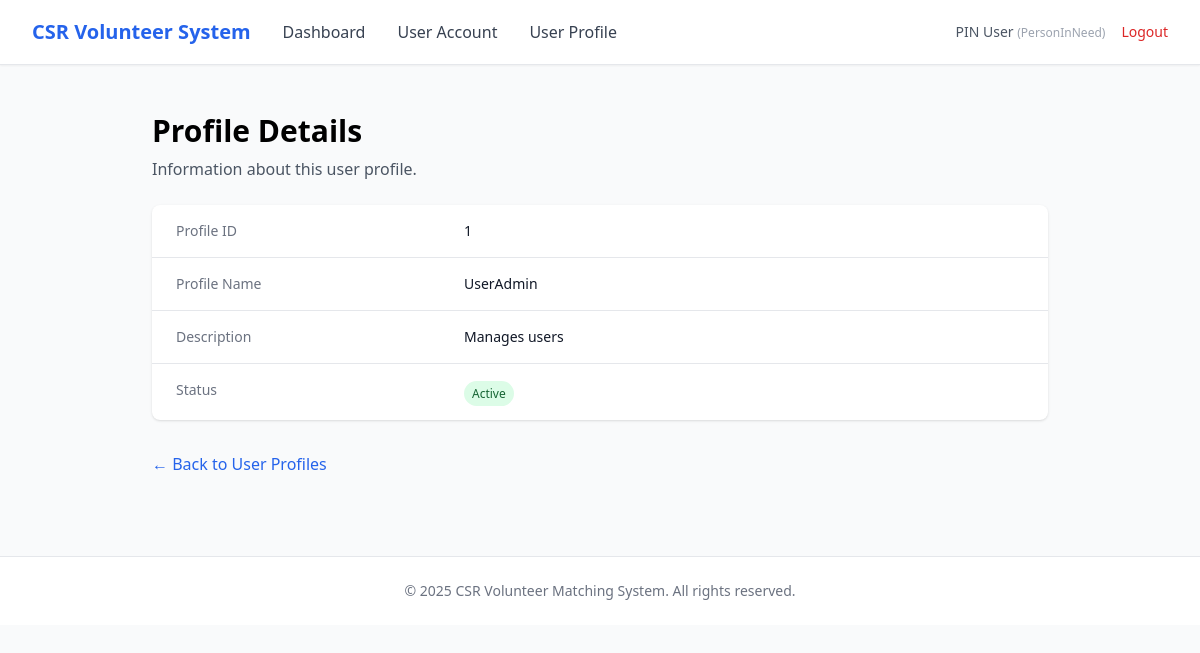
Page /admin/profiles/1 (signed in) on the committed database.
### app/entity/user_account.py (models this page shows, shortened)
class UserAccount(UserMixin, db.Model):
    __tablename__ = "user_accounts"
    userID = db.Column(db.Integer, primary_key=True, autoincrement=True)  # explicit auto increment
    name = db.Column(db.String(100), nullable=False)
    email = db.Column(db.String(120), nullable=False, unique=True, index=True)
    _password = db.Column("password", db.String(255), nullable=False)
    age = db.Column(db.Integer)
    phoneNumber = db.Column(db.String(20))
    isActive = db.Column(db.Boolean, default=True)
    profileID = db.Column(db.Integer, db.ForeignKey("user_profiles.profileID"), nullable=False)
    profile = db.relationship("UserProfile", back_populates="users", lazy=True)
    @property
    def password(self):
        raise AttributeError("Password is write-only.")
    @password.setter
    def password(self, raw):
        self._password = generate_password_hash(raw)

### app/entity/user_profile.py (models this page shows)
class UserProfile(db.Model):
    __tablename__ = "user_profiles"
    profileID   = db.Column(db.Integer, primary_key=True, autoincrement=True)  # explicit auto increment
    profileName = db.Column(db.String(50), nullable=False, unique=True)
    description = db.Column(db.String(255))
    isActive    = db.Column(db.Boolean, default=True)
    users = db.relationship("UserAccount", back_populates="profile", lazy=True)

### app/boundary/routes.py (the view)
@boundary_bp.route("/admin/profiles/<int:profile_id>")
@login_required
def admin_view_profile(profile_id):
    profile = UserAdminViewUserProfileController().viewUserProfile(profile_id)
    if not profile:
        flash("Profile not found.", "danger")
        return redirect(url_for("boundary.admin_profiles"))
    return render_template("admin/view_profile.html", profile=profile)

### app/control/useradmin_viewUserProfile_controller.py (called while the page is built)
    def viewUserProfile(self, profile_id:int):
        return UserProfile.query.get(profile_id)

### app/entity/user_account.py (called while the page is built)
@login_manager.user_loader
def load_user(user_id):
    return UserAccount.query.get(int(user_id))

### app/templates/admin/view_profile.html (shortened to what this page needs)
{% extends "base.html" %}
{% block nav_links %}
<a href="{{ url_for('boundary.admin_dashboard') }}" class="text-gray-700 hover:text-primary">Dashboard</a>
<a href="{{ url_for('boundary.admin_users') }}" class="text-gray-700 hover:text-primary">User Account</a>
<a href="{{ url_for('boundary.admin_profiles') }}" class="text-gray-700 hover:text-primary">User Profile</a>
{% endblock %}
{% block content %}
<div class="max-w-4xl mx-auto">
  <h1 class="text-3xl font-bold mt-4 mb-2">Profile Details</h1>
  <p class="text-gray-600 mb-6">Information about this user profile.</p>
  <div class="bg-white shadow rounded-lg divide-y">
    <dl class="sm:divide-y sm:divide-gray-200">
      <div class="px-6 py-4 grid grid-cols-3 gap-4">
        <dt class="text-sm font-medium text-gray-500">Profile ID</dt>
        <dd class="col-span-2 text-sm text-gray-900">{{ profile.profileID }}</dd>
      </div>
      <div class="px-6 py-4 grid grid-cols-3 gap-4">
        <dt class="text-sm font-medium text-gray-500">Profile Name</dt>
        <dd class="col-span-2 text-sm text-gray-900">{{ profile.profileName }}</dd>
      </div>
      <div class="px-6 py-4 grid grid-cols-3 gap-4">
        <dt class="text-sm font-medium text-gray-500">Description</dt>
        <dd class="col-span-2 text-sm text-gray-900">{{ profile.description }}</dd>
      </div>
      <div class="px-6 py-4 grid grid-cols-3 gap-4">
        <dt class="text-sm font-medium text-gray-500">Status</dt>
        <dd class="col-span-2">
          {% if profile.isActive %}
            <span class="px-2 py-1 text-xs font-medium rounded-full bg-green-100 text-green-800">Active</span>
          {% else %}
            <span class="px-2 py-1 text-xs font-medium rounded-full bg-red-100 text-red-800">Suspended</span>
          {% endif %}
        </dd>
      </div>
    </dl>
  </div>
  <div class="mt-8">
    <a href="{{ url_for('boundary.admin_profiles') }}" class="text-primary hover:text-blue-700">
      &larr; Back to User Profiles
    </a>
  </div>
</div>
{% endblock %}

### app/templates/base.html (shortened to what this page needs)
<!DOCTYPE html>
<html lang="en">
<head>
    <script src="https://cdn.tailwindcss.com"></script>
</head>
<body class="bg-gray-50 min-h-screen">
    {% if current_user.is_authenticated %}
    <nav class="bg-white shadow-sm border-b border-gray-200">
        <div class="max-w-7xl mx-auto px-4 sm:px-6 lg:px-8">
            <div class="flex justify-between items-center h-16">
                <div class="flex items-center gap-8">
                    <a href="{{ url_for('boundary.login') }}" class="text-xl font-bold text-primary">
                        CSR Volunteer System
                    </a>
                    {% block nav_links %}{% endblock %}
                </div>
                <div class="flex items-center gap-4">
                    <span class="text-sm text-gray-600">
                        {{ current_user.name }}
                        <span class="text-xs text-gray-400">({{ current_user.profile.profileName }})</span>
                    </span>
                    <a href="{{ url_for('boundary.logout') }}" class="text-sm text-red-600 hover:text-red-700">
                        Logout
                    </a>
                </div>
            </div>
        </div>
    </nav>
    {% endif %}
    <main class="max-w-7xl mx-auto px-4 sm:px-6 lg:px-8 py-8">
        {% block content %}{% endblock %}
    </main>
    <footer class="bg-white border-t border-gray-200 mt-12">
        <div class="max-w-7xl mx-auto px-4 sm:px-6 lg:px-8 py-6">
            <p class="text-center text-sm text-gray-500">
                &copy; 2025 CSR Volunteer Matching System. All rights reserved.
            </p>
        </div>
    </footer>
</body>
</html>

### rows in the picture
UserAccount: name "PIN User"
UserProfile: profile.profileName "PersonInNeed"
UserProfile: profileID "1", profileName "UserAdmin", description "Manages users"
